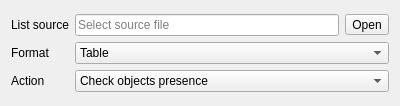
<?xml version="1.0" encoding="UTF-8"?>
<ui version="4.0">
 <class>TreevalWidget</class>
 <widget class="QWidget" name="TreevalWidget">
  <property name="geometry">
   <rect>
    <x>0</x>
    <y>0</y>
    <width>400</width>
    <height>106</height>
   </rect>
  </property>
  <property name="windowTitle">
   <string>Check tree from file</string>
  </property>
  <property name="windowIcon">
   <iconset theme="format-indent-more">
    <normaloff>.</normaloff>.</iconset>
  </property>
  <layout class="QFormLayout" name="formLayout">
   <property name="fieldGrowthPolicy">
    <enum>QFormLayout::AllNonFixedFieldsGrow</enum>
   </property>
   <property name="rowWrapPolicy">
    <enum>QFormLayout::DontWrapRows</enum>
   </property>
   <property name="labelAlignment">
    <set>Qt::AlignLeading|Qt::AlignLeft|Qt::AlignVCenter</set>
   </property>
   <property name="formAlignment">
    <set>Qt::AlignLeading|Qt::AlignLeft|Qt::AlignVCenter</set>
   </property>
   <item row="0" column="0">
    <widget class="QLabel" name="pathLabel">
     <property name="text">
      <string>List source</string>
     </property>
     <property name="buddy">
      <cstring>pathButton</cstring>
     </property>
    </widget>
   </item>
   <item row="0" column="1">
    <layout class="QHBoxLayout" name="pathLayout">
     <item>
      <widget class="QLineEdit" name="pathEdit">
       <property name="readOnly">
        <bool>true</bool>
       </property>
       <property name="placeholderText">
        <string>Select source file</string>
       </property>
      </widget>
     </item>
     <item>
      <widget class="QToolButton" name="pathButton">
       <property name="text">
        <string>Open</string>
       </property>
       <property name="icon">
        <iconset theme="document-open">
         <normaloff>.</normaloff>.</iconset>
       </property>
      </widget>
     </item>
    </layout>
   </item>
   <item row="1" column="0">
    <widget class="QLabel" name="formatLabel">
     <property name="text">
      <string>Format</string>
     </property>
     <property name="buddy">
      <cstring>formatCombo</cstring>
     </property>
    </widget>
   </item>
   <item row="1" column="1">
    <widget class="QComboBox" name="formatCombo">
     <item>
      <property name="text">
       <string>Table</string>
      </property>
     </item>
     <item>
      <property name="text">
       <string>List</string>
      </property>
     </item>
    </widget>
   </item>
   <item row="2" column="0">
    <widget class="QLabel" name="actionLabel">
     <property name="text">
      <string>Action</string>
     </property>
    </widget>
   </item>
   <item row="2" column="1">
    <widget class="QComboBox" name="actionCombo">
     <item>
      <property name="text">
       <string>Check objects presence</string>
      </property>
     </item>
     <item>
      <property name="text">
       <string>Deny object presence</string>
      </property>
     </item>
     <item>
      <property name="text">
       <string>Force selected structure</string>
      </property>
     </item>
    </widget>
   </item>
  </layout>
 </widget>
 <tabstops>
  <tabstop>pathEdit</tabstop>
  <tabstop>pathButton</tabstop>
  <tabstop>formatCombo</tabstop>
 </tabstops>
 <resources/>
 <connections/>
</ui>
